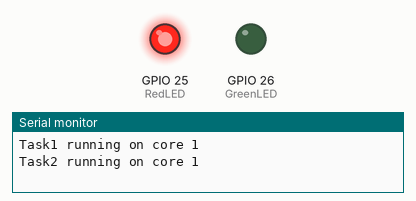
Simulated run of this sketch. Board: ESP32. Parts: output pins drawn as LEDs (lit = HIGH), the last lines printed to the serial monitor.

Above: at 1.2 s.
At 2.1 s:
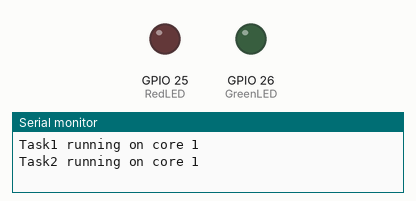
At 3.1 s:
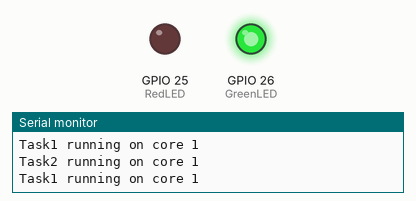
Timing chart, 0 to 6.5 s (numbered marks = the images above):
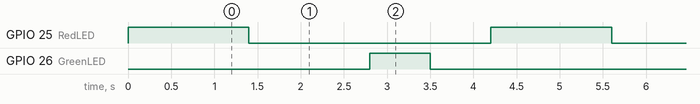

The sketch:

LED_Sync_Blink.ino
```cpp
TaskHandle_t Task1;
TaskHandle_t Task2;
SemaphoreHandle_t semaphore;

// LED pins
const int RedLED = 25;
const int GreenLED = 26;

void setup() {
  Serial.begin(115200);
  pinMode(RedLED, OUTPUT);
  pinMode(GreenLED, OUTPUT);

  semaphore = xSemaphoreCreateMutex();

  //create a task that will be executed in the Task1code() function, with priority 1 and executed on core 0
  xTaskCreatePinnedToCore(
                    Task1code,   /* Task function. */
                    "Task1",     /* name of task. */
                    10000,       /* Stack size of task */
                    NULL,        /* parameter of the task */
                    1,           /* priority of the task */
                    &Task1,      /* Task handle to keep track of created task */
                    0);          /* pin task to core 0 */
  delay(500);

  //create a task that will be executed in the Task2code() function, with priority 1 and executed on core 1
  xTaskCreatePinnedToCore(
                    Task2code,   /* Task function. */
                    "Task2",     /* name of task. */
                    10000,       /* Stack size of task */
                    NULL,        /* parameter of the task */
                    1,           /* priority of the task */
                    &Task2,      /* Task handle to keep track of created task */
                    1);          /* pin task to core 1 */
   delay(500);
}

//Task1code: blinks an LED every 1500 ms
void Task1code( void * pvParameters ){
  for(;;){
    Serial.print("Task1 running on core ");
    Serial.println(xPortGetCoreID());

    xSemaphoreTake(semaphore, portMAX_DELAY);

    digitalWrite(RedLED, HIGH);
    delay(1400);
    digitalWrite(RedLED, LOW);
    delay(1400);

    xSemaphoreGive(semaphore);
    delay(50);


  }
}

//Task2code: blinks an LED every 700 ms
void Task2code( void * pvParameters ){
  for(;;){
    Serial.print("Task2 running on core ");
    Serial.println(xPortGetCoreID());

    xSemaphoreTake(semaphore, portMAX_DELAY);

    digitalWrite(GreenLED, HIGH);
    delay(700);
    digitalWrite(GreenLED, LOW);
    delay(700);

    xSemaphoreGive(semaphore);
    delay(50);

  }
}

void loop() {

}
```

Measured:
- by itself, GPIO 25 (RedLED): alternates HIGH for 1.4 s and LOW for 2.8 s
- by itself, GPIO 26 (GreenLED): alternates HIGH for 0.70 s and LOW for 3.5 s
- by itself, everything shown: repeats every 4.2 s, in 4 steps
